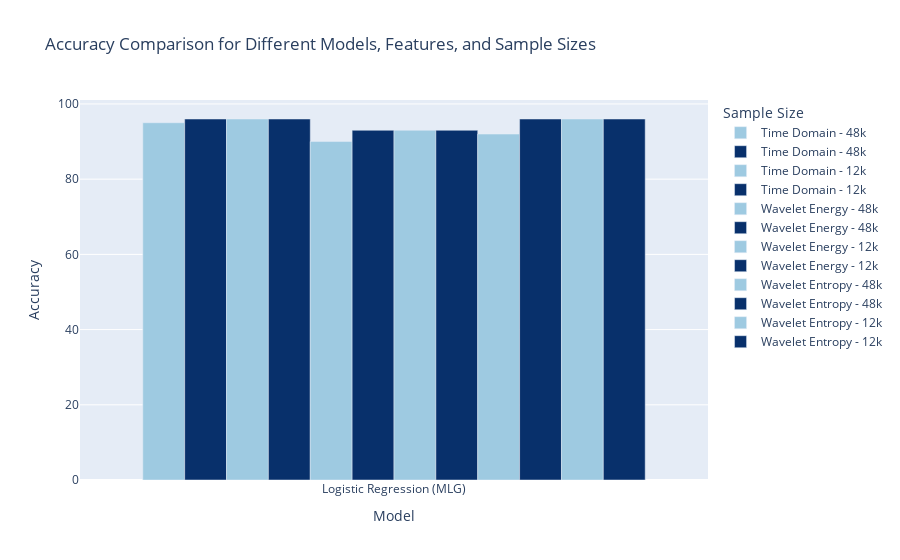

Write notebook code for a chart like this one.
### Code cell
import plotly.graph_objects as go

# Data for the table
data = [
    ["Logistic Regression (MLG)", "Time Domain", "48k", 95, 96],
    ["Logistic Regression (MLG)", "Time Domain", "12k", 96, 96],
    ["Logistic Regression (MLG)", "Wavelet Energy", "48k", 90, 93],
    ["Logistic Regression (MLG)", "Wavelet Energy", "12k", 93, 93],
    ["Logistic Regression (MLG)", "Wavelet Entropy", "48k", 92, 96],
    ["Logistic Regression (MLG)", "Wavelet Entropy", "12k", 96, 96]
]

# Extracting the data for plotting
models = [row[0] for row in data]
features = [row[1] for row in data]
sample_sizes = [row[2] for row in data]
accuracies_48k = [row[3] for row in data]
accuracies_12k = [row[4] for row in data]

# Create the plotly figure
fig = go.Figure()

# Add traces for each feature and sample size
for i in range(len(data)):
    fig.add_trace(go.Bar(
        x=[models[i]],
        y=[accuracies_48k[i]],
        name=f"{features[i]} - {sample_sizes[i]}",
        marker_color='rgb(158,202,225)'
    ))

    fig.add_trace(go.Bar(
        x=[models[i]],
        y=[accuracies_12k[i]],
        name=f"{features[i]} - {sample_sizes[i]}",
        marker_color='rgb(8,48,107)'
    ))

# Update the layout
fig.update_layout(
    barmode='group',
    title='Accuracy Comparison for Different Models, Features, and Sample Sizes',
    xaxis=dict(title='Model'),
    yaxis=dict(title='Accuracy'),
    legend=dict(title='Sample Size')
)

# Show the plot
fig.show()

### Figure 1 — Plotly figure (JSON) as saved in the notebook; plotly's stock layout.template omitted (floating-point values rounded to 4 significant figures)
{"data": [{"marker": {"color": "rgb(158,202,225)"}, "name": "Time Domain - 48k", "type": "bar", "x": ["Logistic Regression (MLG)"], "y": [95]}, {"marker": {"color": "rgb(8,48,107)"}, "name": "Time Domain - 48k", "type": "bar", "x": ["Logistic Regression (MLG)"], "y": [96]}, {"marker": {"color": "rgb(158,202,225)"}, "name": "Time Domain - 12k", "type": "bar", "x": ["Logistic Regression (MLG)"], "y": [96]}, {"marker": {"color": "rgb(8,48,107)"}, "name": "Time Domain - 12k", "type": "bar", "x": ["Logistic Regression (MLG)"], "y": [96]}, {"marker": {"color": "rgb(158,202,225)"}, "name": "Wavelet Energy - 48k", "type": "bar", "x": ["Logistic Regression (MLG)"], "y": [90]}, {"marker": {"color": "rgb(8,48,107)"}, "name": "Wavelet Energy - 48k", "type": "bar", "x": ["Logistic Regression (MLG)"], "y": [93]}, {"marker": {"color": "rgb(158,202,225)"}, "name": "Wavelet Energy - 12k", "type": "bar", "x": ["Logistic Regression (MLG)"], "y": [93]}, {"marker": {"color": "rgb(8,48,107)"}, "name": "Wavelet Energy - 12k", "type": "bar", "x": ["Logistic Regression (MLG)"], "y": [93]}, {"marker": {"color": "rgb(158,202,225)"}, "name": "Wavelet Entropy - 48k", "type": "bar", "x": ["Logistic Regression (MLG)"], "y": [92]}, {"marker": {"color": "rgb(8,48,107)"}, "name": "Wavelet Entropy - 48k", "type": "bar", "x": ["Logistic Regression (MLG)"], "y": [96]}, {"marker": {"color": "rgb(158,202,225)"}, "name": "Wavelet Entropy - 12k", "type": "bar", "x": ["Logistic Regression (MLG)"], "y": [96]}, {"marker": {"color": "rgb(8,48,107)"}, "name": "Wavelet Entropy - 12k", "type": "bar", "x": ["Logistic Regression (MLG)"], "y": [96]}], "layout": {"barmode": "group", "legend": {"title": {"text": "Sample Size"}}, "title": {"text": "Accuracy Comparison for Different Models, Features, and Sample Sizes"}, "xaxis": {"title": {"text": "Model"}}, "yaxis": {"title": {"text": "Accuracy"}}}}
